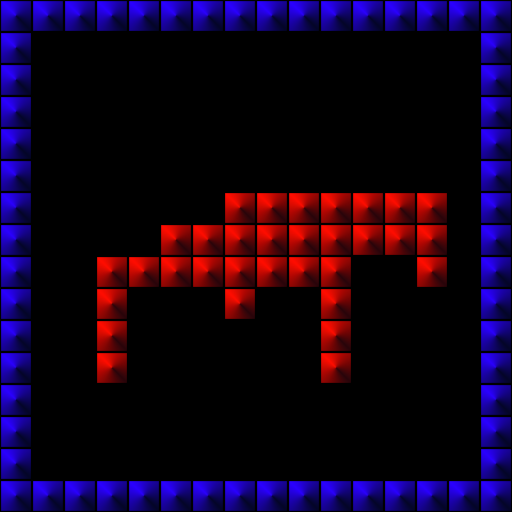

Rendered tile map (Tiled .tmx) drawn with the repository's tilesets; below, a short description and the full map source, tile grids included:
An orthogonal 16x16 tile map with 32x32 px tiles, 1 tile layer (Tile Layer 1).

<map version="1.10" tiledversion="1.11.0" orientation="orthogonal" renderorder="right-down" width="16" height="16" tilewidth="32" tileheight="32" infinite="0" nextlayerid="2" nextobjectid="1">
 <tileset firstgid="1" source="../Tileset1.tsx" />
 <layer id="1" name="Tile Layer 1" width="16" height="16">
  <data encoding="csv">
2,2,2,2,2,2,2,2,2,2,2,2,2,2,2,2,
2,0,0,0,0,0,0,0,0,0,0,0,0,0,0,2,
2,0,0,0,0,0,0,0,0,0,0,0,0,0,0,2,
2,0,0,0,0,0,0,0,0,0,0,0,0,0,0,2,
2,0,0,0,0,0,0,0,0,0,0,0,0,0,0,2,
2,0,0,0,0,0,0,0,0,0,0,0,0,0,0,2,
2,0,0,0,0,0,0,4,4,4,4,4,4,4,0,2,
2,0,0,0,0,4,4,4,4,4,4,4,4,4,0,2,
2,0,0,4,4,4,4,4,4,4,4,0,0,4,0,2,
2,0,0,4,0,0,0,4,0,0,4,0,0,0,0,2,
2,0,0,4,0,0,0,0,0,0,4,0,0,0,0,2,
2,0,0,4,0,0,0,0,0,0,4,0,0,0,0,2,
2,0,0,0,0,0,0,0,0,0,0,0,0,0,0,2,
2,0,0,0,0,0,0,0,0,0,0,0,0,0,0,2,
2,0,0,0,0,0,0,0,0,0,0,0,0,0,0,2,
2,2,2,2,2,2,2,2,2,2,2,2,2,2,2,2
</data>
 </layer>
</map>
